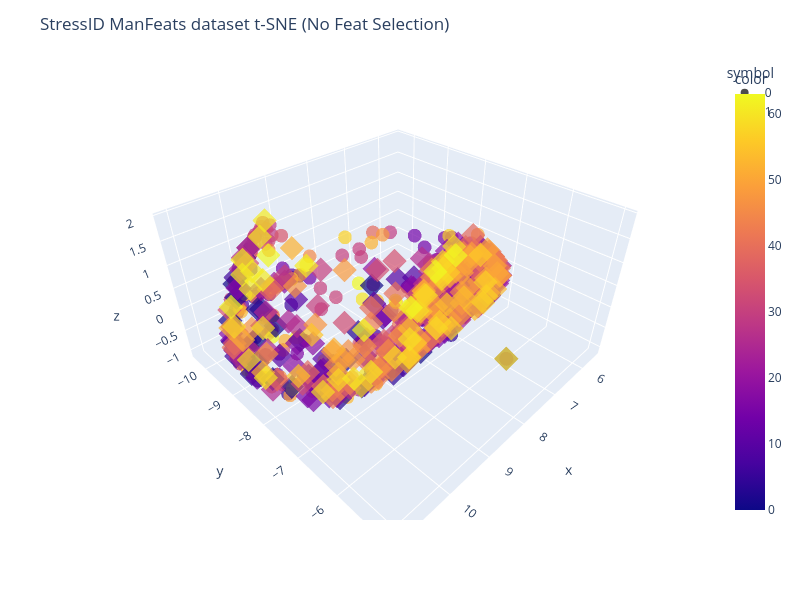
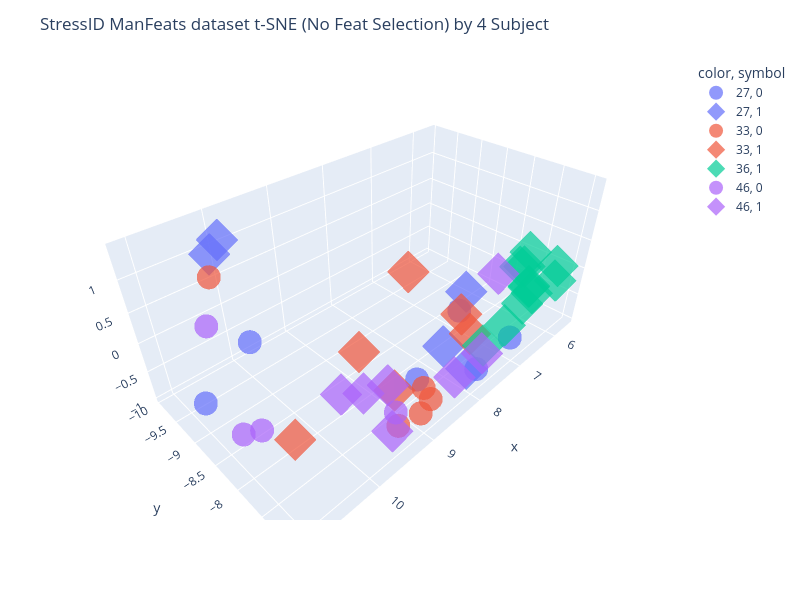

Notebook code cell kept with these figures, in order:
### Code cell
# t-SNE in StressID
# Best N-comp=3, Perp=360 np.arange(30, 390, 30)
si_Ncomp = 3
si_Perp = 360
BY_CLASS = False
colors = si_bclass_labels if BY_CLASS else si_groups_list

si_tsne = TSNE(n_components=si_Ncomp, perplexity=si_Perp, random_state=RAN_STATE)
si_X_tsne = si_tsne.fit_transform(si_X)
display(si_tsne.kl_divergence_)

fig = px.scatter_3d(
    x=si_X_tsne[:, 0],
    y=si_X_tsne[:, 1],
    z=si_X_tsne[:, 2],
    color=colors,
    symbol=si_bclass_labels,
    opacity=0.7,
    width=800,
    height=600,
)
fig.update_layout(title="StressID ManFeats dataset t-SNE (No Feat Selection)")
fig.show()

# Picking a small sample of subjects to show
n_subjects = 4
subjects_to_show = np.random.choice(range(len(si_subject_to_group)), size=n_subjects)
print(subjects_to_show)
subject_mask = [n in subjects_to_show for n in si_groups_list]
filtered_subjects_rows = [str(subject) for subject, flag in zip(si_groups_list, subject_mask) if flag]
filtered_classes_rows = [str(label) for label, flag in zip(si_bclass_labels.values, subject_mask) if flag]

fig_subj = px.scatter_3d(
    x=si_X_tsne[:, 0][subject_mask],
    y=si_X_tsne[:, 1][subject_mask],
    z=si_X_tsne[:, 2][subject_mask],
    color=filtered_subjects_rows,
    symbol=filtered_classes_rows,
    opacity=0.7,
    width=800,
    height=600,
)
fig_subj.update_layout(title=f"StressID ManFeats dataset t-SNE (No Feat Selection) by {n_subjects} Subject")
fig_subj.update_traces(
    marker=dict(size=14, opacity=0.7),
    selector=dict(mode="markers")
)
fig_subj.show()

### Figure 1 — Plotly figure (JSON) as saved in the notebook; plotly's stock layout.template omitted (floating-point values rounded to 4 significant figures; data arrays with more than 128 entries replaced by an {"elided": "..."} marker saying what was removed)
{"data": [{"hovertemplate": "symbol=0<br>x=%{x}<br>y=%{y}<br>z=%{z}<br>color=%{marker.color}<extra></extra>", "legendgroup": "0", "marker": {"color": {"elided": "332 int values"}, "coloraxis": "coloraxis", "opacity": 0.7, "symbol": "circle"}, "mode": "markers", "name": "0", "scene": "scene", "showlegend": true, "type": "scatter3d", "x": {"elided": "332 float values"}, "y": {"elided": "332 float values"}, "z": {"elided": "332 float values"}}, {"hovertemplate": "symbol=1<br>x=%{x}<br>y=%{y}<br>z=%{z}<br>color=%{marker.color}<extra></extra>", "legendgroup": "1", "marker": {"color": {"elided": "367 int values"}, "coloraxis": "coloraxis", "opacity": 0.7, "symbol": "diamond"}, "mode": "markers", "name": "1", "scene": "scene", "showlegend": true, "type": "scatter3d", "x": {"elided": "367 float values"}, "y": {"elided": "367 float values"}, "z": {"elided": "367 float values"}}], "layout": {"coloraxis": {"colorbar": {"title": {"text": "color"}}, "colorscale": [[0, "#0d0887"], [0.1111, "#46039f"], [0.2222, "#7201a8"], [0.3333, "#9c179e"], [0.4444, "#bd3786"], [0.5556, "#d8576b"], [0.6667, "#ed7953"], [0.7778, "#fb9f3a"], [0.8889, "#fdca26"], [1, "#f0f921"]]}, "height": 600, "legend": {"title": {"text": "symbol"}, "tracegroupgap": 0}, "margin": {"t": 60}, "scene": {"domain": {"x": [0, 1], "y": [0, 1]}, "xaxis": {"title": {"text": "x"}}, "yaxis": {"title": {"text": "y"}}, "zaxis": {"title": {"text": "z"}}}, "title": {"text": "StressID ManFeats dataset t-SNE (No Feat Selection)"}, "width": 800}}

### Figure 2 — Plotly figure (JSON) as saved in the notebook; plotly's stock layout.template omitted (floating-point values rounded to 4 significant figures)
{"data": [{"hovertemplate": "color=27<br>symbol=0<br>x=%{x}<br>y=%{y}<br>z=%{z}<extra></extra>", "legendgroup": "27, 0", "marker": {"color": "#636efa", "opacity": 0.7, "size": 14, "symbol": "circle"}, "mode": "markers", "name": "27, 0", "scene": "scene", "showlegend": true, "type": "scatter3d", "x": [11.06, 10.71, 7.936, 7.254, 9.249, 7.832], "y": [-8.748, -8.045, -7.383, -6.943, -6.961, -7.068], "z": [-0.2646, 0.9218, 0.1979, -0.4186, 0.119, -0.7312]}, {"hovertemplate": "color=27<br>symbol=1<br>x=%{x}<br>y=%{y}<br>z=%{z}<extra></extra>", "legendgroup": "27, 1", "marker": {"color": "#636efa", "opacity": 0.7, "size": 14, "symbol": "diamond"}, "mode": "markers", "name": "27, 1", "scene": "scene", "showlegend": true, "type": "scatter3d", "x": [10.17, 7.791, 9.975, 8.354, 7.691], "y": [-9.738, -7.407, -9.843, -7.291, -7.33], "z": [1.032, 0.4282, 1.122, -0.1221, -0.9941]}, {"hovertemplate": "color=33<br>symbol=0<br>x=%{x}<br>y=%{y}<br>z=%{z}<extra></extra>", "legendgroup": "33, 0", "marker": {"color": "#EF553B", "opacity": 0.7, "size": 14, "symbol": "circle"}, "mode": "markers", "name": "33, 0", "scene": "scene", "showlegend": true, "type": "scatter3d", "x": [10.57, 9.089, 8.837, 9.35, 8.739], "y": [-8.995, -6.982, -7.213, -7.147, -7.137], "z": [1.226, -0.15, -0.9767, -0.7556, -0.717]}, {"hovertemplate": "color=33<br>symbol=1<br>x=%{x}<br>y=%{y}<br>z=%{z}<extra></extra>", "legendgroup": "33, 1", "marker": {"color": "#EF553B", "opacity": 0.7, "size": 14, "symbol": "diamond"}, "mode": "markers", "name": "33, 1", "scene": "scene", "showlegend": true, "type": "scatter3d", "x": [10.6, 9.913, 8.183, 9.597, 9.119, 8.324], "y": [-7.601, -7.226, -7.014, -6.997, -7.273, -7.08], "z": [-0.3428, 0.7983, 0.1553, 0.1619, 1.424, 0.5124]}, {"hovertemplate": "color=36<br>symbol=1<br>x=%{x}<br>y=%{y}<br>z=%{z}<extra></extra>", "legendgroup": "36, 1", "marker": {"color": "#00cc96", "opacity": 0.7, "size": 14, "symbol": "diamond"}, "mode": "markers", "name": "36, 1", "scene": "scene", "showlegend": true, "type": "scatter3d", "x": [7.186, 6.625, 6.133, 5.642, 5.723, 5.724, 5.929, 5.888, 5.765, 5.818, 5.862], "y": [-7.411, -7.409, -7.438, -7.203, -7.665, -7.154, -7.409, -7.507, -7.707, -7.754, -7.51], "z": [-0.8992, -0.8146, -0.6608, -0.0491, 0.04495, -0.2646, -0.5369, -0.4811, -0.2302, -0.2354, -0.4852]}, {"hovertemplate": "color=46<br>symbol=0<br>x=%{x}<br>y=%{y}<br>z=%{z}<extra></extra>", "legendgroup": "46, 0", "marker": {"color": "#ab63fa", "opacity": 0.7, "size": 14, "symbol": "circle"}, "mode": "markers", "name": "46, 0", "scene": "scene", "showlegend": true, "type": "scatter3d", "x": [10.33, 9.551, 10.95, 10.85], "y": [-9.943, -7.008, -8.151, -7.876], "z": [-0.1669, -0.244, -0.4264, -0.2106]}, {"hovertemplate": "color=46<br>symbol=1<br>x=%{x}<br>y=%{y}<br>z=%{z}<extra></extra>", "legendgroup": "46, 1", "marker": {"color": "#ab63fa", "opacity": 0.7, "size": 14, "symbol": "diamond"}, "mode": "markers", "name": "46, 1", "scene": "scene", "showlegend": true, "type": "scatter3d", "x": [9.676, 10.18, 8.433, 6.251, 9.958, 7.97, 9.433], "y": [-7.027, -7.247, -7.01, -7.884, -7.124, -6.928, -7.177], "z": [0.2763, 0.3357, -0.4406, -0.2301, 0.2835, -0.2583, -0.8162]}], "layout": {"height": 600, "legend": {"title": {"text": "color, symbol"}, "tracegroupgap": 0}, "margin": {"t": 60}, "scene": {"domain": {"x": [0, 1], "y": [0, 1]}, "xaxis": {"title": {"text": "x"}}, "yaxis": {"title": {"text": "y"}}, "zaxis": {"title": {"text": "z"}}}, "title": {"text": "StressID ManFeats dataset t-SNE (No Feat Selection) by 4 Subject"}, "width": 800}}
